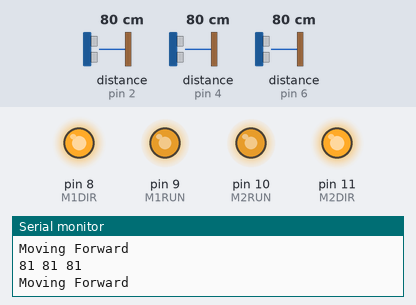
Bench run of a sketch on a simulated Arduino Uno, built with avr-gcc and run on an emulated ATmega328P. Parts: output pins drawn as LEDs (lit = HIGH), the last lines printed to the serial monitor. Dashed ring = blinking. Inputs (shaded band) come from the test bench; at power-on: distance to the obstacle (sensors on pin 2, pin 6, pin 4) 80 cm. The echo pulse lasts 58.3 µs per cm.

Above: at 1.8 s.
1.9 s: distance to the obstacle (sensor on pin 2) set to 28 cm
6.1 s: distance to the obstacle (sensor on pin 2) set to 23 cm
At 7.2 s:
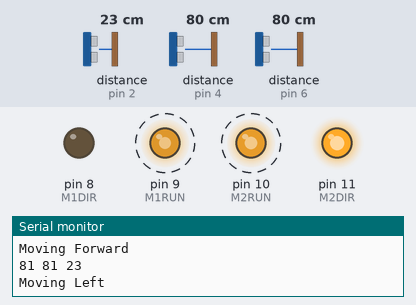
10.0 s: distance to the obstacle (sensor on pin 6) set to 27 cm
13.5 s: distance to the obstacle (sensor on pin 6) set to 24 cm
At 14.4 s:
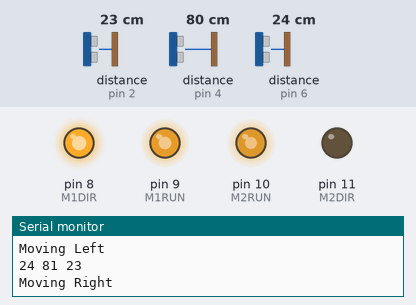
17.4 s: distance to the obstacle (sensor on pin 6) set to 35 cm
At 18.8 s:
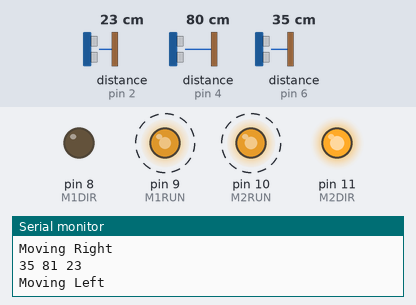
21.6 s: distance to the obstacle (sensor on pin 6) set to 2 cm
At 22.6 s:
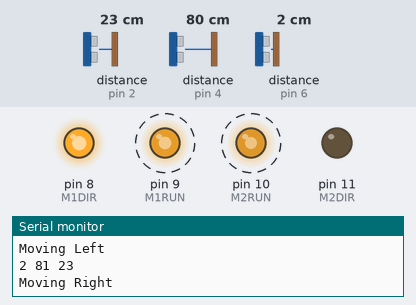
Timing chart, 0 to 26.8 s (numbered marks = the images above; inputs shaded):
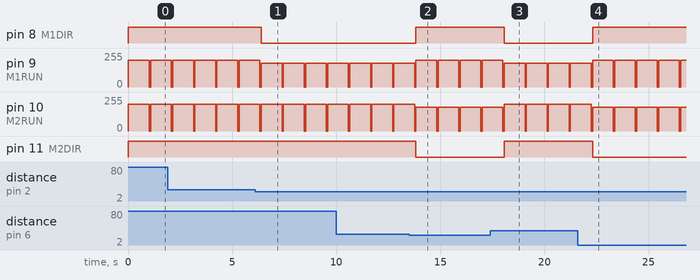

Measured:
- the behaviour switches between 26 and 25 cm on distance to the obstacle (sensor on pin 2) (found by bisection; images 0 and 1)
- the behaviour switches between 26 and 25 cm on distance to the obstacle (sensor on pin 6) (found by bisection; images 1 and 2)
- after the input at 6.1 s, pin 8 (M1DIR): HIGH → LOW after 0.30 s
- after the input at 13.5 s, pin 8 (M1DIR): LOW → HIGH after 0.33 s; pin 11 (M2DIR): HIGH → LOW after 0.33 s
- after the input at 17.4 s, pin 8 (M1DIR): HIGH → LOW after 0.67 s; pin 11 (M2DIR): LOW → HIGH after 0.67 s
- after the input at 21.6 s, pin 8 (M1DIR): LOW → HIGH after 0.71 s; pin 11 (M2DIR): HIGH → LOW after 0.71 s
- by itself, pin 9 (M1RUN): alternates 200/255 for 1.0 s and 0/255 for 0.06 s
- by itself, pin 10 (M2RUN): alternates 180/255 for 1.0 s and 0/255 for 0.06 s

The sketch:

Rover5.ino
```cpp
#include <NewPing.h>

#define  echoR 2
#define  trigR 3
#define  echoM 4
#define  trigM 5
#define  echoL 6
#define  trigL 7

#define  M1DIR 8
#define  M1RUN 9
#define  M2RUN 10
#define  M2DIR 11

#define MAX_DISTANCE 200
#define SAFE_DISTANCE 25

NewPing sonarL(trigL, echoL, MAX_DISTANCE);
NewPing sonarM(trigM, echoM, MAX_DISTANCE);
NewPing sonarR(trigR, echoR, MAX_DISTANCE);


enum{
  LEFT,
  RIGHT,
  FORWARD,
  BACK,
  HALT
}botPosition = LEFT;

void setup() {
  pinMode(M1DIR, OUTPUT);
  pinMode(M1RUN, OUTPUT);
  pinMode(M2RUN, OUTPUT);
  pinMode(M2DIR, OUTPUT);
  Serial.begin(9600);


}

void loop() {

  int x = roamAround();

    switch(x){
       case LEFT:
         Serial.println("Moving Left");
         driveLeft();
         delay(1000);
         haltDrive();
         break;
       case RIGHT:
         Serial.println("Moving Right");
         driveRight();
         delay(1000);
         haltDrive();
         break;
        case FORWARD:
          Serial.println("Moving Forward");
          driveForward();
          delay(1000);
          haltDrive();
          break;

        case BACK:
          Serial.println("Moving Forward");
          driveForward();
          delay(1000);
          haltDrive();
          break;

        default:
          Serial.println("HALT");
          break;
     }
  delay(50);
}

void driveForward()
{
  analogWrite(M1RUN,200);
  analogWrite(M2RUN,200);

  digitalWrite(M1DIR,HIGH);
  digitalWrite(M2DIR,HIGH);
}

void driveBack ()
{
  analogWrite(M1RUN,200);
  analogWrite(M2RUN,200);

  digitalWrite(M1DIR,LOW);
  digitalWrite(M2DIR,LOW);
}

void driveLeft()
{
  analogWrite(M1RUN,180);
  analogWrite(M2RUN,200);

  digitalWrite(M1DIR,LOW);
  digitalWrite(M2DIR,HIGH);
}

void driveRight()
{
  analogWrite(M1RUN,200);
  analogWrite(M2RUN,180);

  digitalWrite(M1DIR,HIGH);
  digitalWrite(M2DIR,LOW);
}

void haltDrive()
{
  digitalWrite(M1RUN,LOW);
  digitalWrite(M2RUN,LOW);
}

int roamAround()
{
   int distL = sonarL.ping_cm();
   int distM = sonarM.ping_cm();
   int distR = sonarR.ping_cm();

   Serial.print(distL); Serial.print(" ");
   Serial.print(distM); Serial.print(" ");
   Serial.println(distR);

  if(distM <= SAFE_DISTANCE){
    if(distL >=  distR){
       botPosition = LEFT;
    }else{
       botPosition = RIGHT;
    }
  }else if(distL <= SAFE_DISTANCE){
     botPosition = RIGHT;
  }else if(distR <= SAFE_DISTANCE){
    botPosition = LEFT;
  }else{
    botPosition = FORWARD;
  }

  return botPosition;
}
```
